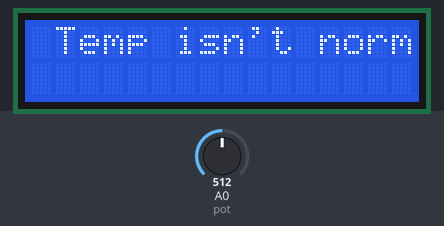
The sketch below on a simulated Arduino Uno, built with avr-gcc and run on an emulated ATmega328P. Parts: 16×2 character LCD. The test bench sets the inputs (shaded band); at power-on: A0 (pot) = 512. What the sketch prints to the serial monitor is not drawn.

Above: at 1.2 s.
1.3 s: A0 (pot) set to 180
2.8 s: A0 (pot) set to 157
At 3.6 s:
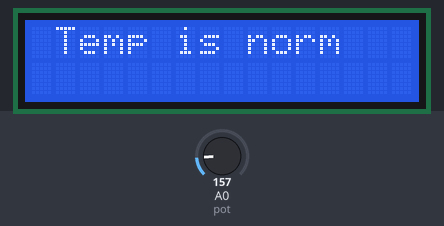
4.4 s: A0 (pot) set to 176
At 5.4 s:
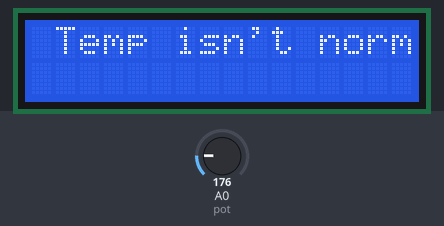
5.9 s: A0 (pot) set to 156
At 7.4 s:
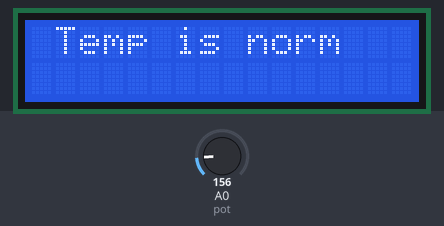
Timing chart, 0 to 8.5 s (numbered marks = the images above; inputs shaded):
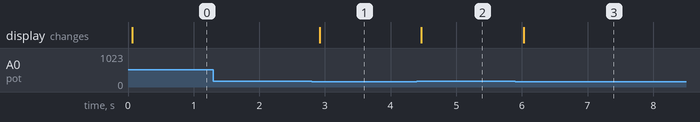

Measured:
- the behaviour switches between 166 and 165 on A0 (pot) (found by bisection; images 0 and 1)
- after the input at 1.3 s, every drawn part: stays the same
- after the input at 2.8 s, the display: changes after 0.12 s (image 1)
- after the input at 4.4 s, the display: changes after 0.07 s (image 2)
- after the input at 5.9 s, the display: changes after 0.13 s (image 3)

The sketch:

_______________________.ino
```cpp
#include <LiquidCrystal.h>

int pot = A0;
float result = 0.0;
LiquidCrystal lcd(12, 11, 5, 4, 3, 2);

void setup() {
  pinMode(pot, INPUT);
  Serial.begin(9600);

}

void loop() {
  result = analogRead(pot);
  lcd.begin(16, 2);
  if(result >145 && result<166)
  {

  lcd.setCursor(1, 0);
  lcd.print("Temp is norm");

}
  else //(result<145 && result >166)
  {
    lcd.setCursor(1, 0);
    lcd.print("Temp isn't norm");
  }
  Serial.println(result);
 // delay(100);
}
 
```
